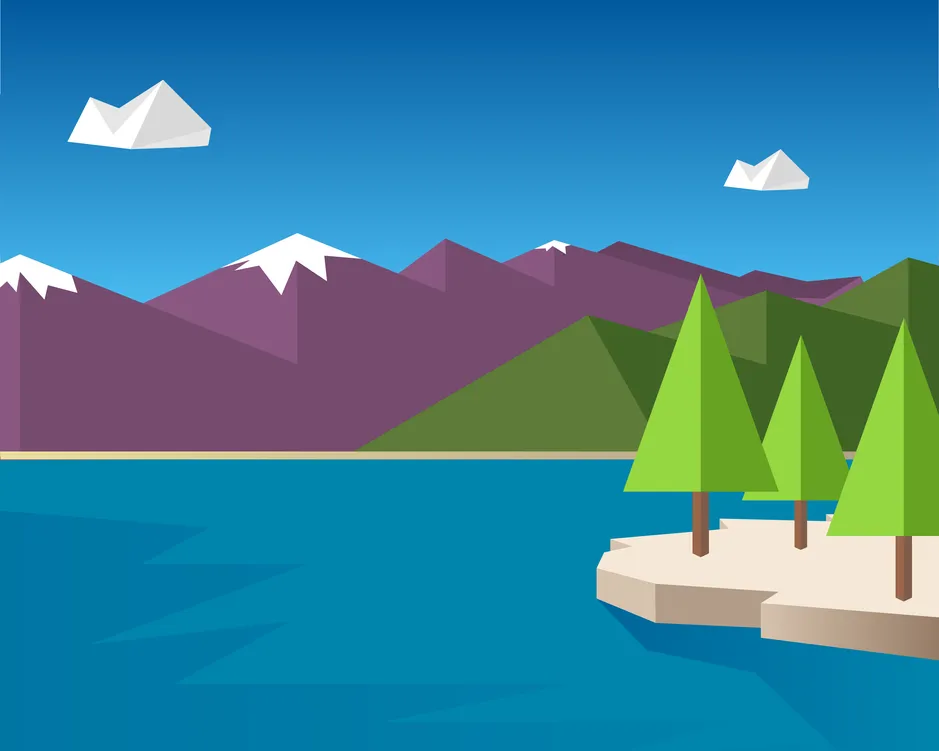
#> input picture PythonWork/PROJECTS/weather_app/landscape.webp, 939 x 751 px, shrunk from 3200 x 2560 before the run, given in place of the camera
$ python Motion.py
#> lines starting #> are read from the running program, lines starting #| are printed output that depends on the picture
import cv2, time

first_frame = None

video = cv2.VideoCapture(0)

while True:
    check, frame = video.read()
#> frame is the input picture: shape (751, 939, 3); mean B, G, R 155.8, 130.5, 58.4

    gray = cv2.cvtColor(frame, cv2.COLOR_BGR2GRAY)
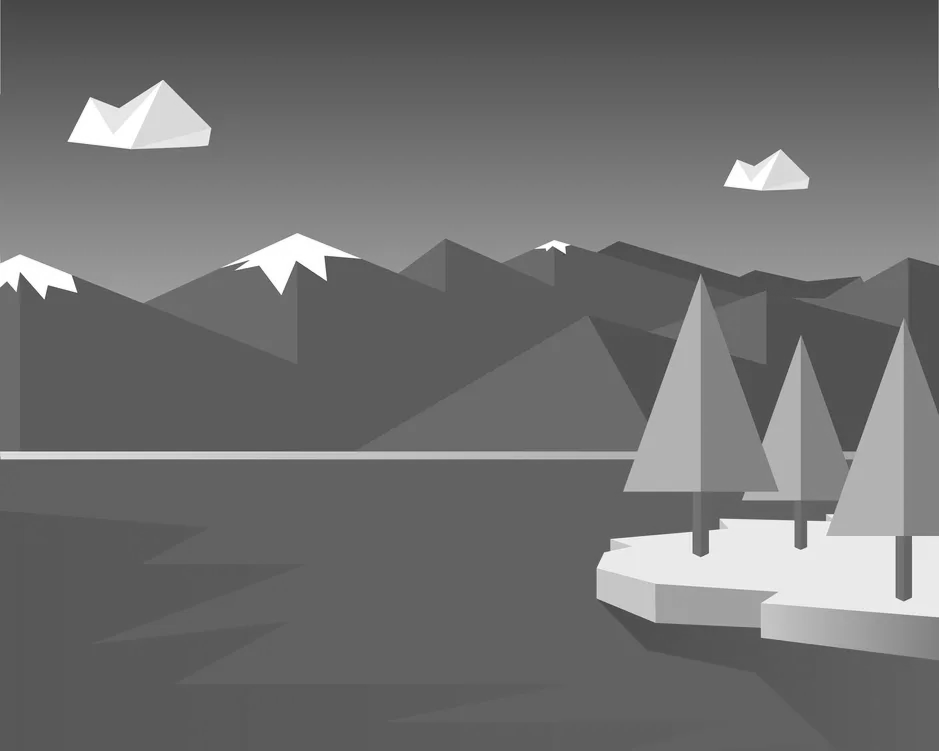
#> gray: shape (751, 939); min 63, max 255, mean 111.9
    gray = cv2.GaussianBlur(gray, (21, 21), 0)
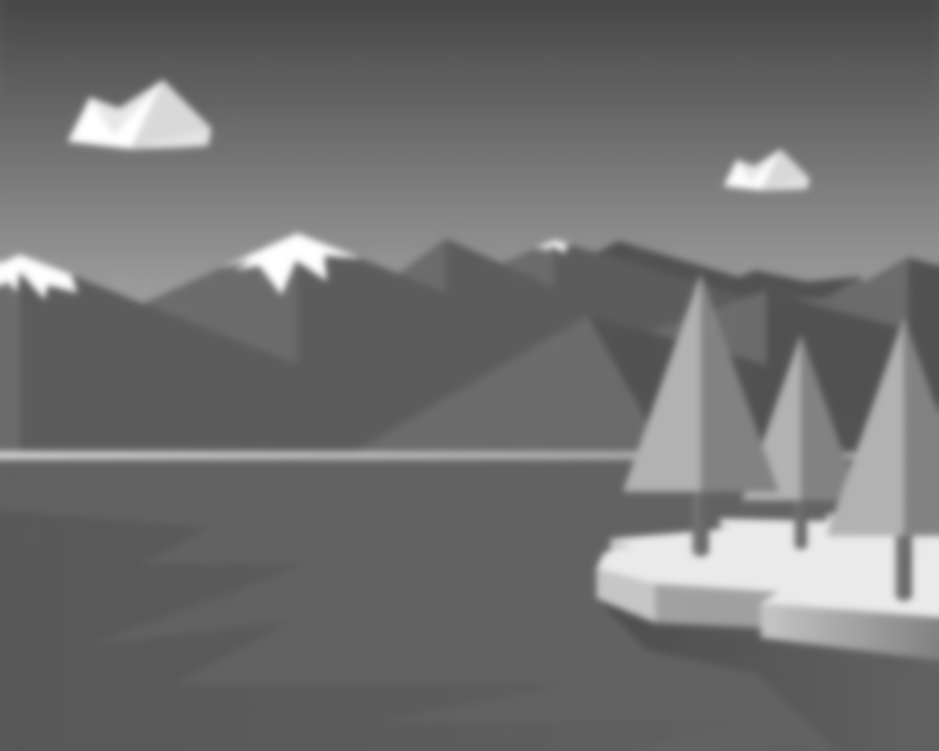
#> gray: shape (751, 939); min 71, max 255, mean 111.9

    if first_frame is None:
        first_frame = gray
        continue

    delta_frame = cv2.absdiff(first_frame, gray)

    thresh_frame = cv2.threshold(delta_frame, 30, 255, cv2.THRESH_BINARY)[1]\

    thresh_frame = cv2.dilate(thresh_frame, None, iterations=2)

    (cnts,_) = cv2.findContours(thresh_frame.copy(), cv2.RETR_EXTERNAL, cv2.CHAIN_APPROX_SIMPLE)

    for countour in cnts:
        if cv2.contourArea(countour) < 1000:
            continue

        (x, y, w, h) = cv2.boundingRect(countour)
        cv2.rectangle(frame, (x, y), (x+w, y+h), (0,255,0), 3)


    cv2.imshow("Gray Frame", gray)
    cv2.imshow("Delta Frame", delta_frame)
    cv2.imshow("Threshold Frame", thresh_frame)
    cv2.imshow("Color Frame", frame)

    key = cv2.waitKey(1)
    print(gray)
    print(delta_frame)

    if key==ord('q'):
        break

video.release()
cv2.destroyAllWindows
